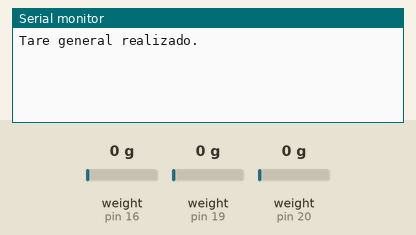
Recording of a sketch running on a simulated Arduino Uno, built with avr-gcc and run on an emulated ATmega328P. On the bench: the last lines printed to the serial monitor. The test bench sets the inputs (shaded band); at power-on: weight on the scale (sensors on pin 16, pin 19, pin 20) 0 g.

Above: at 11.7 s.
11.8 s: weight on the scale (sensor on pin 16) set to 100 g
At 15.8 s:
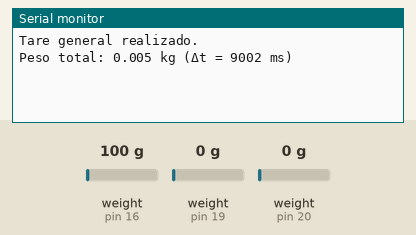
16.5 s: weight on the scale (sensor on pin 19) set to 100 g
18.0 s: weight on the scale (sensor on pin 20) set to 100 g
19.5 s: weight on the scale (sensor on pin 16) set to 1250 g
At 20.5 s:
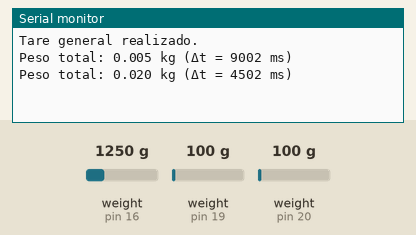
21.0 s: weight on the scale (sensor on pin 19) set to 1250 g
22.5 s: weight on the scale (sensor on pin 20) set to 1250 g
At 24.8 s:
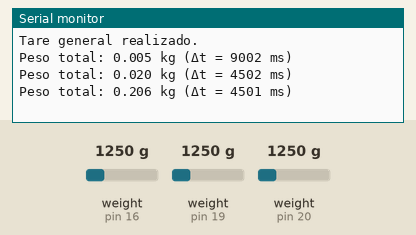

Measured:
- after the input at 11.8 s, the serial monitor: prints a new line after 3.2 s (image 1)
- after the input at 22.5 s, the serial monitor: prints a new line after 1.5 s (image 3)

The sketch:

test4hx.ino
```cpp
#include "HX711.h"

// Pines
#define DT1 16
#define DT2 19
#define DT3 20
#define SCK 26

#define iterations 15
HX711 hx1, hx2, hx3;

float peso1 = 0, peso2 = 0, peso3 = 0;
float peso1_suav = 0, peso2_suav = 0, peso3_suav = 0;

const float alpha = 0.95;  // filtro exponencial para suavizado (más peso a historial)
const float umbral = 3.0;  // en gramos = 0.003 kg

unsigned long lastMillis = 0;
float ultimoTotal = 0.0;

// Factores de calibración actualizados
float factor[3] = {126.658, 124.173, 125.083};

void setup() {
  Serial.begin(115200);
  delay(3000);

  hx1.begin(DT1, SCK); hx1.set_scale(factor[0]);
  hx2.begin(DT2, SCK); hx2.set_scale(factor[1]);
  hx3.begin(DT3, SCK); hx3.set_scale(factor[2]);

  tareGeneral();
  lastMillis = millis();

  // Inicializar suavizado con primeras lecturas
  peso1_suav = hx1.get_units(iterations);
  peso2_suav = hx2.get_units(iterations);
  peso3_suav = hx3.get_units(iterations);
}

void loop() {
  peso1 = hx1.get_units(iterations);
  peso2 = hx2.get_units(iterations);
  peso3 = hx3.get_units(iterations);

  peso1_suav = peso1_suav * alpha + peso1 * (1 - alpha);
  peso2_suav = peso2_suav * alpha + peso2 * (1 - alpha);
  peso3_suav = peso3_suav * alpha + peso3 * (1 - alpha);

  // suma en gramos, porque get_units da peso en "unidades",
  // suponiendo factor calibrado para gramos (si no, ajustá aquí)
  float total = peso1_suav + peso2_suav + peso3_suav;

  // Aplicar umbral: si total dentro ±3 gramos, poner a 0
  if (abs(total) < umbral) {
    total = 0.0;
  }

  // Convertir a kg para impresión
  float totalKg = total / 1000.0;

  unsigned long now = millis();
  unsigned long delta = now - lastMillis;
  lastMillis = now;

  Serial.print("Peso total: ");
  Serial.print(totalKg, 3);
  Serial.print(" kg (Δt = ");
  Serial.print(delta);
  Serial.println(" ms)");

  if (Serial.available()) {
    char cmd = Serial.read();
    if (cmd == 'z' || cmd == 'Z') {
      tareGeneral();
    }
  }
}

void tareGeneral() {
  hx1.tare();
  hx2.tare();
  hx3.tare();
  Serial.println("Tare general realizado.");
}
```
